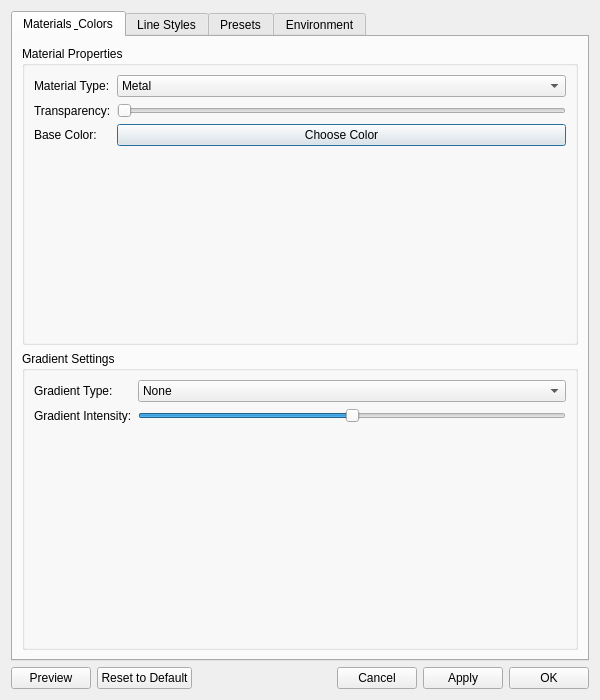
<?xml version="1.0" encoding="UTF-8"?>
<ui version="4.0">
 <class>VisualizationDialog</class>
 <widget class="QDialog" name="VisualizationDialog">
  <property name="geometry">
   <rect>
    <x>0</x>
    <y>0</y>
    <width>600</width>
    <height>700</height>
   </rect>
  </property>
  <property name="windowTitle">
   <string>3D Visualization Settings</string>
  </property>
  <layout class="QVBoxLayout" name="verticalLayout">
   <item>
    <widget class="QTabWidget" name="tabWidget">
     <property name="currentIndex">
      <number>0</number>
     </property>
     <widget class="QWidget" name="tab_materials">
      <attribute name="title">
       <string>Materials &amp; Colors</string>
      </attribute>
      <layout class="QVBoxLayout" name="verticalLayout_2">
       <item>
        <widget class="QGroupBox" name="groupBox_material">
         <property name="title">
          <string>Material Properties</string>
         </property>
         <layout class="QFormLayout" name="formLayout">
          <item row="0" column="0">
           <widget class="QLabel" name="label_material_type">
            <property name="text">
             <string>Material Type:</string>
            </property>
           </widget>
          </item>
          <item row="0" column="1">
           <widget class="QComboBox" name="comboBox_material_type">
            <item>
             <property name="text">
              <string>Metal</string>
             </property>
            </item>
            <item>
             <property name="text">
              <string>Plastic</string>
             </property>
            </item>
            <item>
             <property name="text">
              <string>Glass</string>
             </property>
            </item>
            <item>
             <property name="text">
              <string>Wood</string>
             </property>
            </item>
            <item>
             <property name="text">
              <string>Stone</string>
             </property>
            </item>
            <item>
             <property name="text">
              <string>Custom</string>
             </property>
            </item>
           </widget>
          </item>
          <item row="1" column="0">
           <widget class="QLabel" name="label_transparency">
            <property name="text">
             <string>Transparency:</string>
            </property>
           </widget>
          </item>
          <item row="1" column="1">
           <widget class="QSlider" name="slider_transparency">
            <property name="maximum">
             <number>100</number>
            </property>
            <property name="value">
             <number>0</number>
            </property>
            <property name="orientation">
             <enum>Qt::Horizontal</enum>
            </property>
           </widget>
          </item>
          <item row="2" column="0">
           <widget class="QLabel" name="label_color">
            <property name="text">
             <string>Base Color:</string>
            </property>
           </widget>
          </item>
          <item row="2" column="1">
           <widget class="QPushButton" name="pushButton_color">
            <property name="text">
             <string>Choose Color</string>
            </property>
           </widget>
          </item>
         </layout>
        </widget>
       </item>
       <item>
        <widget class="QGroupBox" name="groupBox_gradient">
         <property name="title">
          <string>Gradient Settings</string>
         </property>
         <layout class="QFormLayout" name="formLayout_2">
          <item row="0" column="0">
           <widget class="QLabel" name="label_gradient_type">
            <property name="text">
             <string>Gradient Type:</string>
            </property>
           </widget>
          </item>
          <item row="0" column="1">
           <widget class="QComboBox" name="comboBox_gradient_type">
            <item>
             <property name="text">
              <string>None</string>
             </property>
            </item>
            <item>
             <property name="text">
              <string>Linear</string>
             </property>
            </item>
            <item>
             <property name="text">
              <string>Radial</string>
             </property>
            </item>
            <item>
             <property name="text">
              <string>Conical</string>
             </property>
            </item>
            <item>
             <property name="text">
              <string>Spherical</string>
             </property>
            </item>
           </widget>
          </item>
          <item row="1" column="0">
           <widget class="QLabel" name="label_gradient_intensity">
            <property name="text">
             <string>Gradient Intensity:</string>
            </property>
           </widget>
          </item>
          <item row="1" column="1">
           <widget class="QSlider" name="slider_gradient_intensity">
            <property name="maximum">
             <number>100</number>
            </property>
            <property name="value">
             <number>50</number>
            </property>
            <property name="orientation">
             <enum>Qt::Horizontal</enum>
            </property>
           </widget>
          </item>
         </layout>
        </widget>
       </item>
      </layout>
     </widget>
     <widget class="QWidget" name="tab_lines">
      <attribute name="title">
       <string>Line Styles</string>
      </attribute>
      <layout class="QVBoxLayout" name="verticalLayout_3">
       <item>
        <widget class="QGroupBox" name="groupBox_line_style">
         <property name="title">
          <string>Line Properties</string>
         </property>
         <layout class="QFormLayout" name="formLayout_3">
          <item row="0" column="0">
           <widget class="QLabel" name="label_line_style">
            <property name="text">
             <string>Line Style:</string>
            </property>
           </widget>
          </item>
          <item row="0" column="1">
           <widget class="QComboBox" name="comboBox_line_style">
            <item>
             <property name="text">
              <string>Solid</string>
             </property>
            </item>
            <item>
             <property name="text">
              <string>Dashed</string>
             </property>
            </item>
            <item>
             <property name="text">
              <string>Dotted</string>
             </property>
            </item>
            <item>
             <property name="text">
              <string>Dash-Dot</string>
             </property>
            </item>
            <item>
             <property name="text">
              <string>Long Dash</string>
             </property>
            </item>
            <item>
             <property name="text">
              <string>Double Dash</string>
             </property>
            </item>
           </widget>
          </item>
          <item row="1" column="0">
           <widget class="QLabel" name="label_line_width">
            <property name="text">
             <string>Line Width:</string>
            </property>
           </widget>
          </item>
          <item row="1" column="1">
           <widget class="QSpinBox" name="spinBox_line_width">
            <property name="minimum">
             <number>1</number>
            </property>
            <property name="maximum">
             <number>10</number>
            </property>
            <property name="value">
             <number>1</number>
            </property>
           </widget>
          </item>
          <item row="2" column="0">
           <widget class="QLabel" name="label_line_color">
            <property name="text">
             <string>Line Color:</string>
            </property>
           </widget>
          </item>
          <item row="2" column="1">
           <widget class="QPushButton" name="pushButton_line_color">
            <property name="text">
             <string>Choose Color</string>
            </property>
           </widget>
          </item>
         </layout>
        </widget>
       </item>
       <item>
        <widget class="QGroupBox" name="groupBox_edge_display">
         <property name="title">
          <string>Edge Display</string>
         </property>
         <layout class="QVBoxLayout" name="verticalLayout_4">
          <item>
           <widget class="QCheckBox" name="checkBox_show_edges">
            <property name="text">
             <string>Show Edges</string>
            </property>
            <property name="checked">
             <bool>true</bool>
            </property>
           </widget>
          </item>
          <item>
           <widget class="QCheckBox" name="checkBox_show_vertices">
            <property name="text">
             <string>Show Vertices</string>
            </property>
            <property name="checked">
             <bool>false</bool>
            </property>
           </widget>
          </item>
          <item>
           <widget class="QCheckBox" name="checkBox_wireframe">
            <property name="text">
             <string>Wireframe Mode</string>
            </property>
            <property name="checked">
             <bool>false</bool>
            </property>
           </widget>
          </item>
         </layout>
        </widget>
       </item>
      </layout>
     </widget>
     <widget class="QWidget" name="tab_presets">
      <attribute name="title">
       <string>Presets</string>
      </attribute>
      <layout class="QVBoxLayout" name="verticalLayout_5">
       <item>
        <widget class="QLabel" name="label_presets_info">
         <property name="text">
          <string>Choose a predefined visualization preset:</string>
         </property>
        </widget>
       </item>
       <item>
        <widget class="QListWidget" name="listWidget_presets">
         <item>
          <property name="text">
           <string>Metal Preset</string>
          </property>
         </item>
         <item>
          <property name="text">
           <string>Glass Preset</string>
          </property>
         </item>
         <item>
          <property name="text">
           <string>Wood Preset</string>
          </property>
         </item>
         <item>
          <property name="text">
           <string>Plastic Preset</string>
          </property>
         </item>
         <item>
          <property name="text">
           <string>Technical Preset</string>
          </property>
         </item>
         <item>
          <property name="text">
           <string>Artistic Preset</string>
          </property>
         </item>
        </widget>
       </item>
       <item>
        <layout class="QHBoxLayout" name="horizontalLayout">
         <item>
          <widget class="QPushButton" name="pushButton_apply_preset">
           <property name="text">
            <string>Apply Preset</string>
           </property>
          </widget>
         </item>
         <item>
          <widget class="QPushButton" name="pushButton_save_preset">
           <property name="text">
            <string>Save as Preset</string>
           </property>
          </widget>
         </item>
        </layout>
       </item>
      </layout>
     </widget>
     <widget class="QWidget" name="tab_environment">
      <attribute name="title">
       <string>Environment</string>
      </attribute>
      <layout class="QVBoxLayout" name="verticalLayout_6">
       <item>
        <widget class="QGroupBox" name="groupBox_color_scheme">
         <property name="title">
          <string>Color Scheme</string>
         </property>
         <layout class="QFormLayout" name="formLayout_4">
          <item row="0" column="0">
           <widget class="QLabel" name="label_color_scheme">
            <property name="text">
             <string>Background Scheme:</string>
            </property>
           </widget>
          </item>
          <item row="0" column="1">
           <widget class="QComboBox" name="comboBox_color_scheme">
            <item>
             <property name="text">
              <string>Classic</string>
             </property>
            </item>
            <item>
             <property name="text">
              <string>Modern</string>
             </property>
            </item>
            <item>
             <property name="text">
              <string>Dark</string>
             </property>
            </item>
            <item>
             <property name="text">
              <string>Light</string>
             </property>
            </item>
            <item>
             <property name="text">
              <string>Technical</string>
             </property>
            </item>
            <item>
             <property name="text">
              <string>Artistic</string>
             </property>
            </item>
           </widget>
          </item>
         </layout>
        </widget>
       </item>
       <item>
        <widget class="QGroupBox" name="groupBox_grid">
         <property name="title">
          <string>Grid Settings</string>
         </property>
         <layout class="QFormLayout" name="formLayout_5">
          <item row="0" column="0">
           <widget class="QLabel" name="label_show_grid">
            <property name="text">
             <string>Show Grid:</string>
            </property>
           </widget>
          </item>
          <item row="0" column="1">
           <widget class="QCheckBox" name="checkBox_show_grid">
            <property name="text">
             <string/>
            </property>
            <property name="checked">
             <bool>true</bool>
            </property>
           </widget>
          </item>
          <item row="1" column="0">
           <widget class="QLabel" name="label_grid_spacing">
            <property name="text">
             <string>Grid Spacing:</string>
            </property>
           </widget>
          </item>
          <item row="1" column="1">
           <widget class="QDoubleSpinBox" name="doubleSpinBox_grid_spacing">
            <property name="minimum">
             <double>0.100000000000000</double>
            </property>
            <property name="maximum">
             <double>10.000000000000000</double>
            </property>
            <property name="value">
             <double>1.000000000000000</double>
            </property>
           </widget>
          </item>
          <item row="2" column="0">
           <widget class="QLabel" name="label_grid_size">
            <property name="text">
             <string>Grid Size:</string>
            </property>
           </widget>
          </item>
          <item row="2" column="1">
           <widget class="QDoubleSpinBox" name="doubleSpinBox_grid_size">
            <property name="minimum">
             <double>5.000000000000000</double>
            </property>
            <property name="maximum">
             <double>100.000000000000000</double>
            </property>
            <property name="value">
             <double>20.000000000000000</double>
            </property>
           </widget>
          </item>
         </layout>
        </widget>
       </item>
       <item>
        <widget class="QGroupBox" name="groupBox_axes">
         <property name="title">
          <string>Coordinate Axes</string>
         </property>
         <layout class="QVBoxLayout" name="verticalLayout_7">
          <item>
           <widget class="QCheckBox" name="checkBox_show_axes">
            <property name="text">
             <string>Show Coordinate Axes</string>
            </property>
            <property name="checked">
             <bool>true</bool>
            </property>
           </widget>
          </item>
          <item>
           <widget class="QCheckBox" name="checkBox_show_labels">
            <property name="text">
             <string>Show Axis Labels</string>
            </property>
            <property name="checked">
             <bool>true</bool>
            </property>
           </widget>
          </item>
         </layout>
        </widget>
       </item>
      </layout>
     </widget>
    </widget>
   </item>
   <item>
    <layout class="QHBoxLayout" name="horizontalLayout_2">
     <item>
      <widget class="QPushButton" name="pushButton_preview">
       <property name="text">
        <string>Preview</string>
       </property>
      </widget>
     </item>
     <item>
      <widget class="QPushButton" name="pushButton_reset">
       <property name="text">
        <string>Reset to Default</string>
       </property>
      </widget>
     </item>
     <item>
      <spacer name="horizontalSpacer">
       <property name="orientation">
        <enum>Qt::Horizontal</enum>
       </property>
       <property name="sizeHint" stdset="0">
        <size>
         <width>40</width>
         <height>20</height>
        </size>
       </property>
      </spacer>
     </item>
     <item>
      <widget class="QPushButton" name="pushButton_cancel">
       <property name="text">
        <string>Cancel</string>
       </property>
      </widget>
     </item>
     <item>
      <widget class="QPushButton" name="pushButton_apply">
       <property name="text">
        <string>Apply</string>
       </property>
      </widget>
     </item>
     <item>
      <widget class="QPushButton" name="pushButton_ok">
       <property name="text">
        <string>OK</string>
       </property>
      </widget>
     </item>
    </layout>
   </item>
  </layout>
 </widget>
 <resources/>
 <connections/>
</ui>
